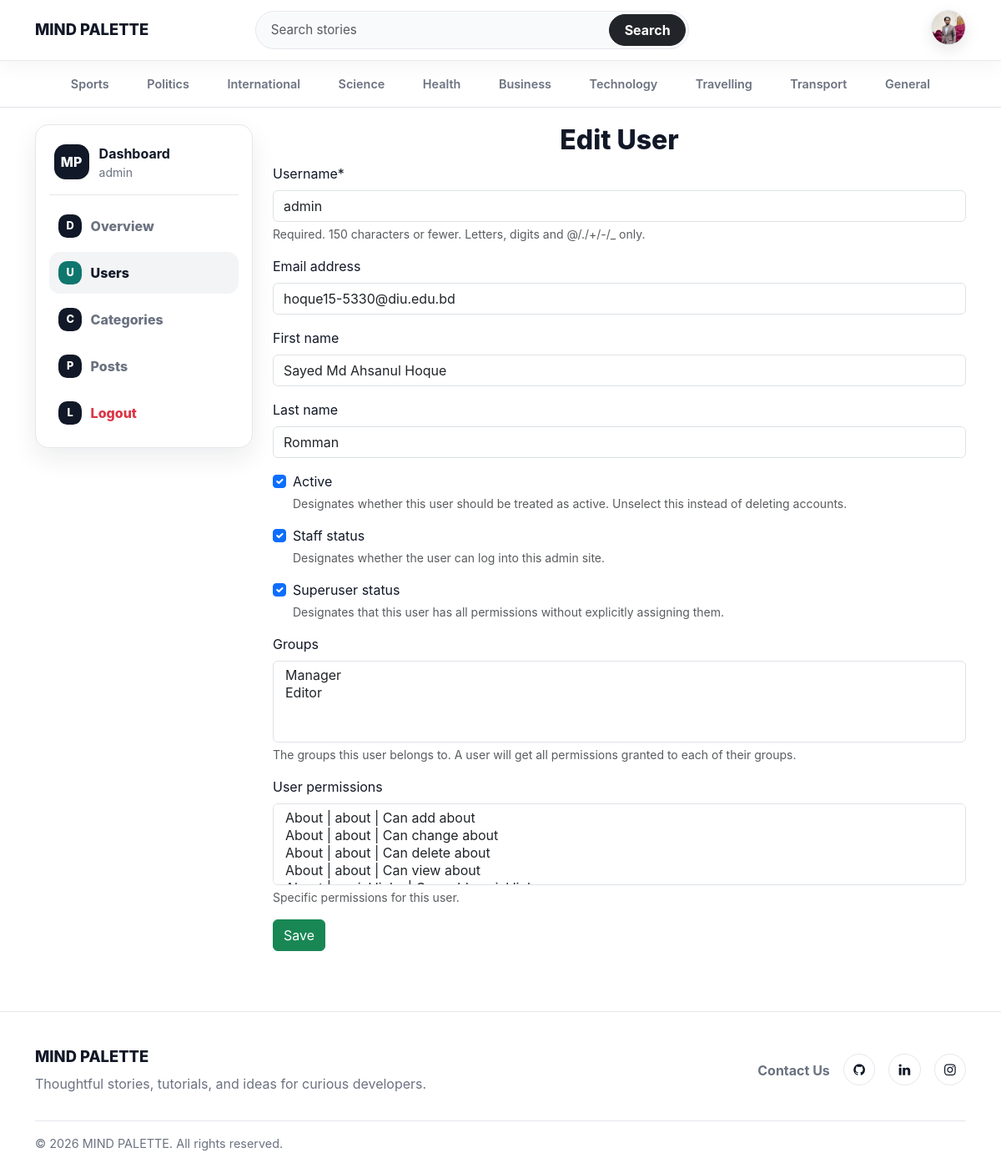
/dashboard/users/edit/1 (signed in), run on the app's committed database.
### blogs/models.py (models this page shows, shortened)
class Profile(models.Model):
    user = models.OneToOneField(User, on_delete=models.CASCADE)
    profile_picture = models.ImageField(upload_to='profiles/%Y/%m/%d/', blank=True, null=True)
    bio = models.TextField(blank=True, null=True)
    github = models.URLField(blank=True, null=True)
    linkedin = models.URLField(blank=True, null=True)
    website = models.URLField(blank=True, null=True)
    created_at = models.DateTimeField(auto_now_add=True)
    updated_at = models.DateTimeField(auto_now=True)

class Category(models.Model):
    category_name = models.CharField(max_length=80, unique=True)
    created_at = models.DateTimeField(auto_now_add=True)
    updated_at = models.DateTimeField(auto_now=True)
    class Meta:
        verbose_name_plural = 'Categories'

### about/models.py (models this page shows, shortened)
class SocialLinks(models.Model):
    platform = models.CharField(max_length=30)
    link = models.URLField(max_length=150)
    created_at = models.DateTimeField(auto_now_add=True)
    updated_at = models.DateTimeField(auto_now=True)

### dashboards/views.py (the view)
# urls.py: path('users/edit/<int:pk>', views.edit_user, name='edit_user'),
@login_required(login_url='login')
def edit_user(request, pk):
    user = get_object_or_404(User, pk=pk)
    if request.method == 'POST':
        form = EditUserForm(request.POST, instance=user)
        if form.is_valid():
            form.save()
            return redirect('users')
    form = EditUserForm(instance=user)
    context = {
        'form':form,
    }
    return render(request, 'dashboard/edit_user.html', context)

### dashboards/forms.py
class EditUserForm(forms.ModelForm):
    class Meta:
        model = User
        fields = ('username', 'email', 'first_name', 'last_name', 'is_active', 'is_staff', 'is_superuser', 'groups', 'user_permissions')

### blogs/context_processors.py (called while the page is built)
def get_categories(request):
    categories = Category.objects.all()
    return dict (categories=categories)

def get_SocialLinks(request):
    social_links = SocialLinks.objects.all()
    return dict(social_links = social_links)

def get_profile(request):
    profile = None
    if request.user.is_authenticated:
        profile, _ = Profile.objects.get_or_create(user=request.user)
    return dict(profile=profile)

### templates/dashboard/edit_user.html (shortened to what this page needs)
{% extends 'base.html' %}
{% block content %}
{% load crispy_forms_tags %}
<div class="row">
    {% include 'dashboard/sidebar.html' %}
    <div class="col-md-9">
        {% if perms.auth.add_user %}
        <h2 class="text-center">Edit User</h2>
        <form action="#" method="POST">
            {{ form | crispy }}
            <button type="submit" class="btn btn-success">Save</button>
        </form>
        <br>
        {% else %}
        <h4>You do not have permission to access Users.</h4>
        {% endif %}
    </div>
</div>
{% endblock %}

### templates/base.html (shortened to what this page needs)
{% load static %}
<!DOCTYPE html>
<html lang="en">
<head>
    <link href="https://cdn.jsdelivr.net/npm/bootstrap@5.3.7/dist/css/bootstrap.min.css" rel="stylesheet">
    <link rel="stylesheet" href="https://cdnjs.cloudflare.com/ajax/libs/font-awesome/4.7.0/css/font-awesome.min.css">
    <link href="{% static 'css/blog.css' %}" rel="stylesheet">
</head>
<body>
    <header class="site-navbar sticky-top bg-white">
        <nav class="navbar navbar-expand-lg">
            <div class="container">
                <a class="navbar-brand site-brand" href="/">
                    MIND PALETTE
                </a>
                <div class="collapse navbar-collapse" id="mainNavbar">
                    <form class="site-search mx-lg-auto my-3 my-lg-0" action="{% url 'search' %}" method="GET">
                        <div class="input-group">
                            <input type="text" name="keyword" class="form-control" placeholder="Search stories"
                                   aria-label="Search stories" required>
                            <button class="btn btn-dark" type="submit">
                                Search
                            </button>
                        </div>
                    </form>
                    <div class="navbar-actions d-flex align-items-center justify-content-lg-end gap-2">
                        {% if not user.is_authenticated %}
                        <a class="btn btn-link nav-auth-link" href="{% url 'login' %}">
                            Login
                        </a>
                        <a class="btn btn-dark nav-register-btn" href="{% url 'register' %}">
                            Register
                        </a>
                        {% else %}
                        <div class="dropdown">
                            <a class="navbar-avatar dropdown-toggle" href="#" role="button" id="profileDropdown"
                               data-bs-toggle="dropdown" aria-expanded="false">
                                <img src="{% if profile and profile.profile_picture %}{{ profile.profile_picture.url }}{% else %}{% static 'images/default-avatar.png' %}{% endif %}"
                                     alt="{{ user.username }}" class="avatar-img">
                            </a>
                        </div>
                        {% endif %}
                    </div>
                </div>
            </div>
        </nav>
    </header>
    <div class="topic-nav bg-white border-bottom">
        <div class="container">
            <nav class="nav flex-nowrap overflow-auto py-2" aria-label="Blog categories">
                {% for category in categories %}
                <a class="topic-link" href="{% url 'posts_by_category' category.id %}">
                    {{ category.category_name }}
                </a>
                {% endfor %}
            </nav>
        </div>
    </div>
    <main class="site-main">
        <div class="container">
            {% block content %}
            {% endblock %}
        </div>
    </main>
    <footer class="site-footer">
        <div class="container">
            <div class="row gy-4 align-items-center">
                <div class="col-lg-6">
                    <a class="footer-brand" href="/">MIND PALETTE</a>
                    <p class="footer-copy mb-0">
                        Thoughtful stories, tutorials, and ideas for curious developers.
                    </p>
                </div>
                <div class="col-lg-6">
                    <div class="footer-links justify-content-lg-end ">
                        <a class="mt-2" href="{% url 'contact_entry' %}">Contact Us</a>
                        {% for i in social_links %}
                        <a href="{{ i.link }}" target="_blank" rel="noopener noreferrer" class="social-icon-link" aria-label="{{ i.platform }}">
                            {% if i.platform|lower == 'github' %}
                            <i class="fa fa-github" aria-hidden="true"></i>
                            {% elif i.platform|lower == 'linkedin' %}
                            <i class="fa fa-linkedin" aria-hidden="true"></i>
                            {% elif i.platform|lower == 'instagram' %}
                            <i class="fa fa-instagram" aria-hidden="true"></i>
                            {% else %}
                            <i class="fa fa-link" aria-hidden="true"></i>
                            {% endif %}
                        </a>
                        {% endfor %}
                    </div>
                </div>
            </div>
            <div class="footer-bottom">
                <span>&copy; 2026 MIND PALETTE. All rights reserved.</span>
            </div>
        </div>
    </footer>
</body>
</html>

### templates/dashboard/sidebar.html
<aside class="col-lg-3">
    <div class="dashboard-sidebar">
        <div class="dashboard-sidebar-header">
            <span class="dashboard-icon">MP</span>
            <div>
                <strong>Dashboard</strong>
                <small>{{ user.username }}</small>
            </div>
        </div>
        <nav class="dashboard-nav" aria-label="Dashboard navigation">
            <a href="{% url 'dashboard' %}"
               class="dashboard-nav-link {% if '/dashboard/' == request.path %}active{% endif %}">
                <span class="nav-icon">D</span>
                Overview
            </a>
            {% if perms.auth.view_user %}
            <a href="{% url 'users' %}"
               class="dashboard-nav-link {% if '/users/' in request.path %}active{% endif %}">
                <span class="nav-icon">U</span>
                Users
            </a>
            {% endif %}
            <a href="{% url 'categories' %}"
               class="dashboard-nav-link {% if '/categories/' in request.path %}active{% endif %}">
                <span class="nav-icon">C</span>
                Categories
            </a>
            <a href="{% url 'posts' %}"
               class="dashboard-nav-link {% if '/posts/' in request.path %}active{% endif %}">
                <span class="nav-icon">P</span>
                Posts
            </a>
            <a href="{% url 'logout' %}" class="dashboard-nav-link text-danger">
                <span class="nav-icon">L</span>
                Logout
            </a>
        </nav>
    </div>
</aside>

### data on the page
Profile: profile_picture (picture)
Category: category_name "Sports"
Category: category_name "Politics"
Category: category_name "International"
Category: category_name "Science"
Category: category_name "Health"
Category: category_name "Business"
Category: category_name "Technology"
Category: category_name "Travelling"
Category: category_name "Transport"
Category: category_name "General"
SocialLinks: platform "GitHub" (drawn)
SocialLinks: platform "LinkedIn" (drawn)
SocialLinks: platform "Instagram" (drawn)

### other printed values
{{ user.username }} "admin"
